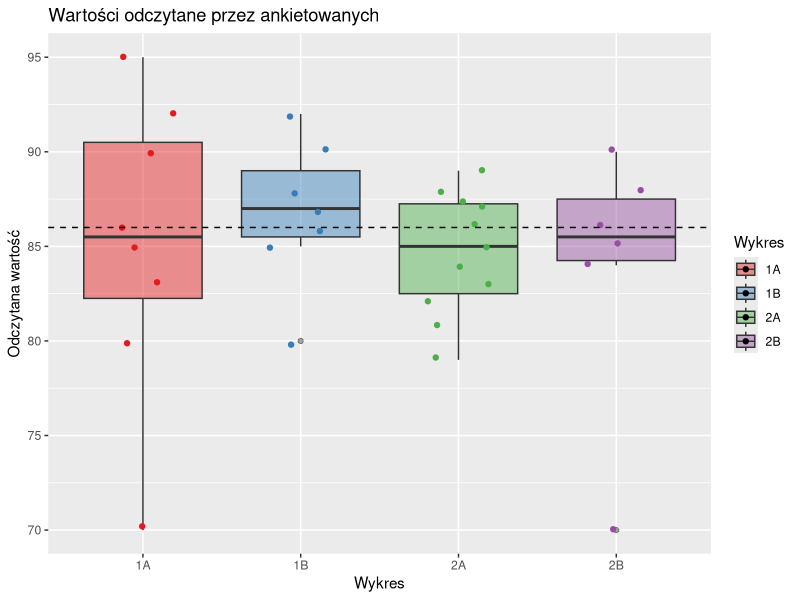
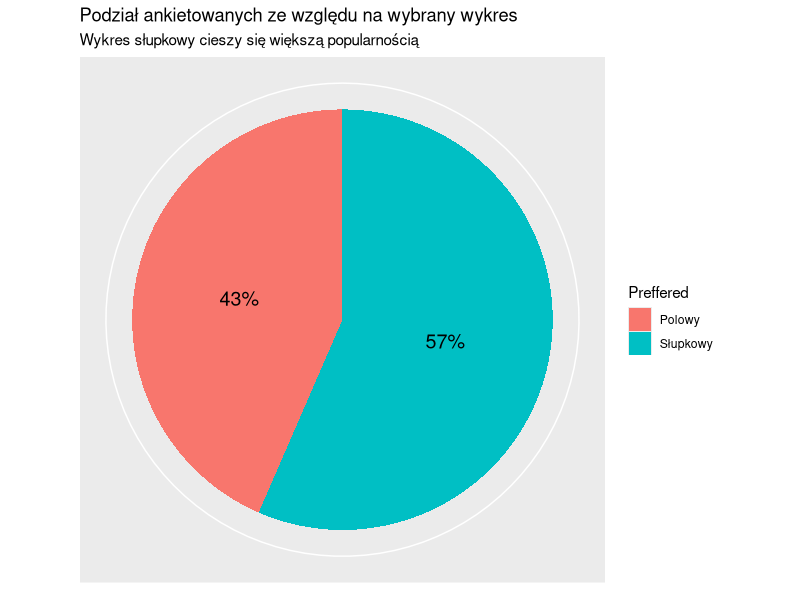

Reproduce these figures in R, in order.
## ---- chunk 1
library(ggplot2)
library(scales)
library(dplyr)
library(knitr)
library(kableExtra)
knitr::opts_chunk$set(fig.pos = 'H')

Sys.setlocale("LC_CTYPE", "pl_PL.UTF-8")

data <- data.frame(sex=c("Male", "Female", "Unknown"), num=c(0.86, 0.11, 0.03))

data <- data[order(data$num, decreasing = TRUE),]
data[,1] <- factor(data[,1], levels = data[,1])
data
## ---- chunk 2
results <- read.csv("results.csv", header=TRUE)
results <- results[,-1] # drop "name"


summarized_results<-data.frame(percent=as.numeric(names(table(results$X1a))),npeople=table(results$X1a),type="1A")
summarized_results<-rbind(summarized_results,data.frame(percent=as.numeric(names(table(results$X1b))),npeople=table(results$X1b),type="1B"))
summarized_results<-rbind(summarized_results,data.frame(percent=as.numeric(names(table(results$X2a))),npeople=table(results$X2a),type="2A"))
summarized_results<-rbind(summarized_results,data.frame(percent=as.numeric(names(table(results$X2b))),npeople=table(results$X2b),type="2B"))
summarized_results<-summarized_results[,-2]

ggplot(data=summarized_results,aes(y=percent,x=type,fill=type))+
  geom_boxplot(alpha=0.45)+
  geom_jitter(width=0.2,aes(color=type))+
  scale_fill_brewer(palette = "Set1", name="Wykres")+
  scale_color_brewer(palette = "Set1")+
  geom_hline(yintercept=86,linetype=2)+
  labs(x="Wykres", y="Odczytana wartość", title="Wartości odczytane przez ankietowanych",subtitule="Skala znacząco wplywa na poprawę wyniku") + guides(color=FALSE)

## ---- chunk 3

preferred_sums <- results %>% group_by(Preffered) %>% count()
preferred_sums$proc <- preferred_sums$n / sum(preferred_sums$n) * 100
preferred_sums$Preffered <- c("Słupkowy", "Polowy")

ggplot(preferred_sums, aes(x="", y=proc, fill=Preffered)) +
  geom_bar(stat="identity", width = 1) + 
  labs(title="Podział ankietowanych ze względu na wybrany wykres", 
       subtitle="Wykres słupkowy cieszy się większą popularnością",
       x=NULL, y=NULL) +
  scale_y_continuous(breaks = NULL, labels = NULL, limits=c(0,100)) + 
  scale_x_discrete(breaks = NULL, labels = NULL) + 
  coord_polar("y") + 
  geom_text(aes(y = proc/2 + c(0, cumsum(proc)[-length(proc)])), label = percent(preferred_sums$proc/100), size = 5)
## ---- chunk 4
first_data <- results %>% group_by(First) %>% summarise(meanA = mean(X1a), meanB = mean(X1b))

first_data$First <- c("Pierwszy pokazany A", "Pierwszy pokazany B")
colnames(first_data) <- c("Kolejność", "Odczytanie A", "Odczytanie B")

kable(first_data,digits=2)
## ---- chunk 5
gender <- results %>% group_by(Gender) %>% summarise(meanA = mean(X1a), meanB = mean(X1b), mean2A = mean(X2a), mean2B = mean(X2b))

gender$Gender <- c("Kobiety", "Mężczyźni")
colnames(gender) <- c("Płeć", "Średnia 1A",  "Średnia 1B", "Średnia 2A", "Średnia 2B")

kable(gender, digits = 2)
